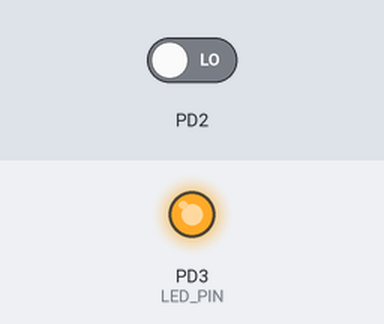
A program run on a simulated ATmega328P, built with avr-gcc and emulated at 1 MHz. Parts: output pins drawn as LEDs (lit = HIGH). The inputs (shaded band) are chosen by the test bench; at power-on: PD2 LOW.

Above: at 0.1 s.
Timing chart, 0 to 1.6 s (numbered marks = the images above):
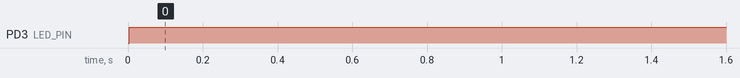

The program:

main.c
```c
/*
 * led_pot_interrupt.c
 *
 * Created: 5/1/2019 11:11:38 AM
 * Author : Gabi Kazav
 */

/* AVRDude commands:
* Verify ISP: avrdude.exe -p m328p -c usbtiny
* Copy file: copy c:\Users\Kazav\avr\led_pot_interrupt\led_pot_interrupt\Debug\led_pot_interrupt.hex .
* Write file to chip: avrdude.exe -p m328p -c usbtiny -U flash:w:led_pot_interrupt.hex
*/

//
// Datasheet: https://www.sparkfun.com/datasheets/Components/SMD/ATMega328.pdf
//
// ADC Registers: [c.21 p.250]
//
// ADMUX: REFS1 REFS0 ADLAR MUX4 MUX3 MUX2 MUX1 MUX0
// Reference internal: REFS0=0 REFS1=0
// Left Adjust: ADLAR=1
// Selector bits: MUX0-4 = 0 (ADC0)
//
// ADCSRA: ADEN ADSC ADATE ADIF ADIE ADPS2 ADPS1 ADPS0
// ADC Enable: ADEN=1
// ADC Start Conversation: ADSC=0 (conversation=13 ADC clocks, will zero this flag. set 1 to start)
// ADC Auto trigger: ADATE=0 (auto trigger on rising edge, no need)
// ADC Interrupt flag: ADIF (flag=1 if conversation copleted)
// ADC prescaler: ADPS0-2=1,1,0 (ADC operates between 50khz-200khz, CPU=1Mhz, PS=8, operation=125Khz)
//
// ADLAR = 0:
// ADCH-ADCL: - - - - - - ADC9 ADC8 ; ADC7 ADC6 ADC5 ADC4 ADC3 ADC2 ADC1 ADC0
// ADLAR = 1:
// ADCH-ADCL: ADC9 ADC8 ADC7 ADC6 ADC5 ADC4 ADC3 ADC2 ; ADC1 ADC0 - - - - - -
// ADC Result, I will use ADLAR=1 and only ADCH
//
// SFIOR: ADTS2 ADTS1 ADTS0 - ACME PUD PSR2 PSR10
// ADC Auto Trigger Source: ADTS2-0 if ADATE=1 this will decide when to auto start conversation
//
// --------------------------------------------------------------------------------------------
//
// PWM Registers: Using Timer2 (8-bit) [c.15, p.144], [15.7.3]
//
// TCCR2A: COM2A1 COM2A0 COM2B1 COM2B0     WGM21 WGM20
// COM2A1:0: Compare Match Output A Mode: for inverted PWM mode on match: COM2A0:1=1,1 (+ Fast PWM)
// COM2B1:0: Output B. COM2B1:0=0,0 - normal pin mode
// WGM21:0: (along with WGM22) Waveform Generation Mode. for Fast PWM and OCRA compare: WGM22:0=1,1,1
//
// TCCR2B: FOC2A FOC2B     WGM22 CS22 CS21 CS20
// FOC2A:B: Force Output Compare N (for non-PWM, raise compare flag)
// WGM22: set to 1 , see TCCR2A
// CS22:0: Clock select. for 1Mhz and 8 bit = cycle is 3.9Khz. with prescalar of 32, cycle is 122hz CS22:0 = 0,1,1
//
// TCNT2: Timer2 counter 8-bit
//
// OCR2A:B Output Compare Register Timer2 N
//
// TIMSK2:           OCIE2B OCIE2A TOIE2
// OCIE2A:B: Interrupts enable, set to 1 if need to fire on compare match
// TOIE2: Timer2 overflow interrupt enable
// See TIFR2 for interrupt flags
//
// --------------------------------------------------------------------------------------------
//
// Sleep Registers: [7.11.3 p.45]
//
// PRR   Power Reduction Register: PRTWI PRTIM2 PRTIM0   PRTIM1 PRSPI PRUSART0 PRADC
// Powering down ADC: PRADC=1
// Powering down Timer2: PRTIM2=1
//
// -------------------------------------------------------------------------------------------
//
// Diagram :
//
// PD3 -> ^^^330ohm^^^ -> LED (with transistor?)
// VCC -> AVCC -> 5V
// GND -> 0
// PC0 -> pot (Connected to 0 and 5V)
// PD2 -> ____\___ switch button to 5V INT0
//
// -------------------------------------------------------------------------------------------

#include <avr/io.h>
#include <avr/interrupt.h>

#define F_CPU 1000000L
#define POT_ADC_PIN 0
#define LED_PIN PD3
#define LED_SECONDS 60

volatile uint8_t counter_timer_overflow;

void adc_init() {
	// Wake ADC up from sleep
	PRR &= ~(1 << 0); // PRADC=0
	// ADREF = AVcc [REFS0=1, REFS1=0]
	// ADLAR = 1
	ADMUX = (1 << 6) | (1 << 5); // 01100000
	ADCSRA = (1 << 7) | (1 << 1) | (1 << 0); // 10000011
}

uint8_t adc_read(uint8_t ch) {
	adc_init();
	// Masking channel to be 0-3 (PC0-PC3)
	ch &= 3;
	// Setting the multiplex to be the "ch", clearing the 2 bits first
	ADMUX = (ADMUX & 0xFC) | ch; //FC = 11111100, ch is 00|01|10|11
	// Start conversation
	ADCSRA |= (1 << 6);
	// Waiting for the conversation to finish with rechecking the ADCS
	while (ADCSRA & (1 << 6));
	// Once the conversation over I read the result and empty the flag
	ADCSRA |= (1 << 4); // ADIF
	return ADCH;
}

void set_pins_direction() {
	// Setting ADC0=PC0 as input
	DDRC = 0;
	// Setting bus D as input, for INT0-PD2 interrupts
	DDRD = 0;
	// Setting PD3 as output (PWM - OC2B)
	DDRD = (1 << PD3);
}

void setup() {
	// Disabling all digital input buffers on ADC pins [21.9.5, p.266]
	DIDR0 = 0x3F;
	DIDR1 = 0x03; // 20.3.3 p.249
	// Disabling Analog comperator for reducing power
	ACSR |= (1 << 7); // [20.3.2 p.247]
	// Disable Timers [12.9.2, p.109]
	TCCR0B = 0;
	TCCR1B = 0;
	TCCR2B = 0;
	// Disable Watchdog timer [p.50]
	MCUSR &= ~(1 << 3); // WDRF clear (not mendatory)
	WDTCSR = (1 << 4); // WDCE (change enabler)
	WDTCSR = 0; // clear WDE and all register
	// Disabling USART, Disabling SPI, Disabling TWI and Reducing power [7.11.3 p.45]
	PRR = 0xF7;
}

void pwm_led_start(uint8_t val) {
	// PRTIM2 to 0, canceling power reduce, OC2A as output
	PRR &= ~(1 << 6); // Enabling timer2 on PRR
	TCNT2 = 0; // clearing counter
	// Setting Fast PWM non-inverted mode, TOP = OCRA, with prescaler of 32
	TCCR2A = (1 << 5) | (1 << 1) | (1 << 0);
	TCCR2B = (1 << 3) | (1 << 1) | (1 << 0);
	OCR2A = 82; // TOP Value, with 122hz cycle, TOP=82 will give 100hz cycle
	if (val > 100) val = 100; // limiting val to 100%
	OCR2B = OCR2A * val / 100; //OCR2B set to TOPxN%
}

void sleep_power() {
	// Reducing power [7.10 p.42]
	// Disabling ADC and ADC clock and Timer2 and Timer0
	PRR |= (1 << 0) | (1 << 6) | (1 << 5); // PRADC=1, PRTIM2=1, PRTIM0=1
	ADCSRA &= (1 << 7); // ADEN=0
	// Set all pins as input
	DDRB = 0;
	DDRC = 0;
	DDRD = 0;
	// Interrupts
	EICRA = (1 << 1) | (1 << 0); // Enable INT0 rising edge interrupt. ISC01:0=1,1 [10.2.1 p.71]
	EIMSK = (1 << 0); // INT0 interrupt enable [10.2.2 p.72]
	SREG |= (1 << 7); // Enabling interrupt [4.3.1 p.10]
	// Set sleep mode
	SMCR = (1 << 2); // Power-Down mode [7.11.1 p.44]
	// Disable BOD on sleep [p.44] less than 3 cycles before sleep
	MCUCR = (1 << 6) | (1 << 5);
	MCUCR &= ~(1<<BODSE);  // [7.11.2 p.44]
	// Go To sleep
	SMCR |= (1 << 0); // SE=1 (Sleep enable)
}

void start_timer_seconds(uint8_t seconds) {
	// Using Timer0 in CTC mode with prescaler:
	// prescaler 1024: 1M/1024 = 976hz ticks. OCR0A of 244 will give TOV every 244x(1/976)=0.25.
	// counting 4 times TOV = 1 second.
	PRR &= ~(1 << 5); // Enabling timer0 on PRR
	counter_timer_overflow = seconds * 4; // starting from TOP and reducing to 0 every TOV interrupt
	TCCR0A = (1 << 1); // Normal port operation, CTC mode (WGM01=1) [12.9.1 p.106]
	TCCR0B = (1 << 2) | (1 << 0); // CS00:2 = 1,0,1 = prescaler 1024
	OCR0A = 244;
	TIMSK0 = (1 << 1); // OCIE0A - compare interrupt [12.9.6 p.111]
	SREG |= (1 << 7); // Enabling interrupt [4.3.1 p.10]
}

void led_power_on(uint8_t adc_ch) {
	uint8_t level = adc_read(adc_ch);
	pwm_led_start(level);
	start_timer_seconds(LED_SECONDS);
}

int main() {
	setup();
	set_pins_direction();
	led_power_on(POT_ADC_PIN);
	while (1);
}

ISR(INT0_vect) {
	EIFR = (1 << 0); // clear flag [10.2.3 p.72]
	EIMSK &= ~(1 << 0); // Disabling interrupt [10.2.2 p.72]
	SREG &= ~(1 << 7); // Disabling interrupt [4.3.1 p.10]
	SMCR = 0x0F; // clearing SE [7.11.1 p.44]
	PRR &= ~((1 << 0) | (1 << 6)); // Enabling ADC and Timer2
	set_pins_direction();
	led_power_on(POT_ADC_PIN);
}

ISR(TIMER0_COMPA_vect) {
	TIFR0 = (1 << 1); // clear flag [12.9.7 p.111]
	counter_timer_overflow -= 1;
	if (counter_timer_overflow <= 0)
		sleep_power();
}
```

Measured:
- by itself, PD3 (LED_PIN): LOW → HIGH at 0.00 s
